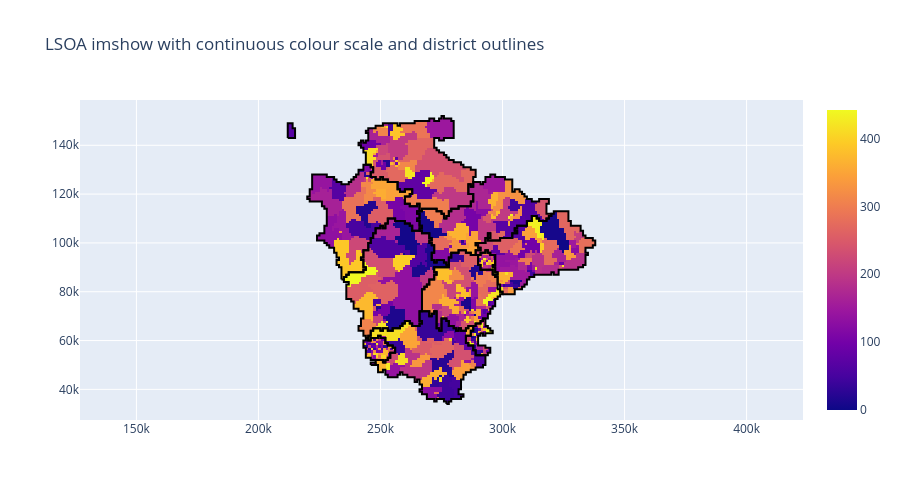

This figure's notebook cell:
### Markdown cell above
With graph objects:

### Code cell
fig = go.Figure()

# Draw gridded data:
# Start point (x0, y0) is the middle of the cell.
fig.add_trace(go.Heatmap(
    z=arr_lsoa_values,
    transpose=False,
    x0=transform_dict['xmin'] + 0.5 * transform_dict['cell_width'],
    dx=transform_dict['cell_width'],
    y0=transform_dict['ymin'] + 0.5 * transform_dict['cell_height'],
    dy=transform_dict['cell_height'],
    # colorscale='viridis',
    # hoverinfo='skip'
))

# Overlay outlines:
for region, coords in dict_polys_xy.items():
    fig.add_trace(go.Scatter(
        x=coords[:, 0],
        y=coords[:, 1],
        line_color='black',
        showlegend=False,
        name=region
    ))

# Figure setup.
fig.update_layout(title_text='LSOA imshow with continuous colour scale '
                             'and district outlines')
fig.update_layout(height=500)
# Equivalent to pyplot set_aspect='equal':
fig.update_yaxes(scaleanchor='x', scaleratio=1)
fig.show()
